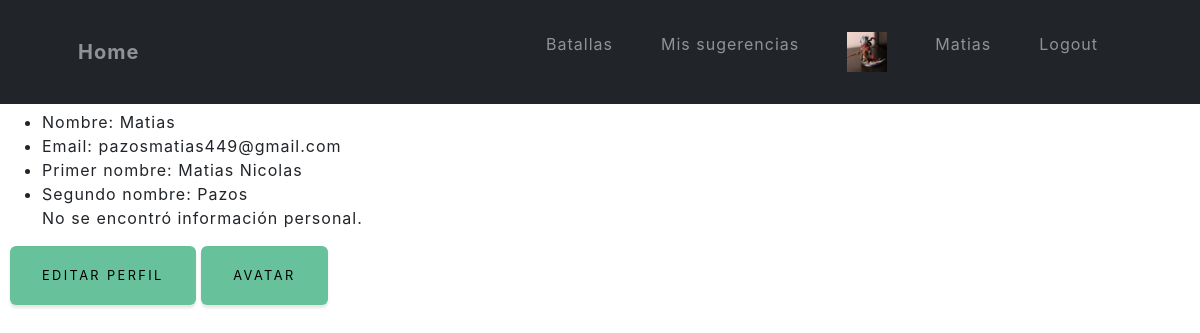
/perfil/ (signed in), run on an earlier commit of the app's database.
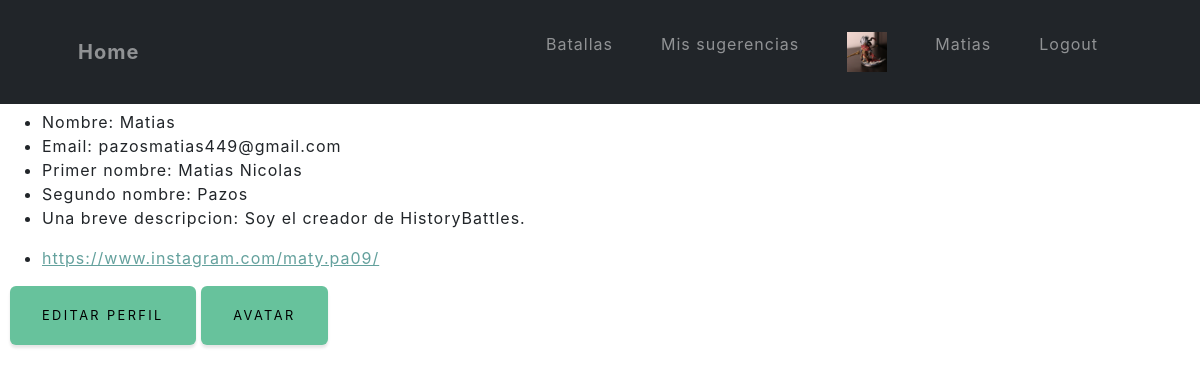
And on a later commit of the database.
### perfil/models.py (models this page shows, shortened)
class InfoPersonal(models.Model):
    user = models.OneToOneField(User, on_delete=models.CASCADE)
    descripcion = models.TextField()
    enlace = models.URLField(max_length=200)

### perfil/views.py (the view)
# urls.py: path('', views.perfilview, name="Perfil" ),
@login_required
def perfilview(request):
    avatar = getAvatar(request)
    usuario = request.user
    informacion_personal = InfoPersonal.objects.filter(user=usuario).first()
    if request.method == 'POST':
        form = UserEditForm(request.POST, instance=request.user)
        if form.is_valid():
            form.save()
            return redirect('perfil')
    else:
        form = UserEditForm(instance=request.user)
    return render(request, 'perfil/perfil.html', {'form': form, 'informacion_personal': informacion_personal, 'avatar': avatar})

### perfil/views.py (called while the page is built)
def getAvatar(request):
    avatar = Avatar.objects.filter(user = request.user.id)
    try:
        avatar = avatar[0].image.url
    except:
        avatar = None
    return avatar

### perfil/templates/perfil/perfil.html
{% extends "HistoryBattlesApp/base.html" %}
{% load static %}
{% block changesContent %}
    <div>
        <ul>
        <li>Nombre: {{ user.username }}</li>
        <li>Email: {{ user.email }}</li>
        <li>Primer nombre: {{ user.first_name }}</li>
        <li>Segundo nombre: {{ user.last_name }}</li>
        {% if informacion_personal %}
            <li><p>Una breve descripcion: {{ informacion_personal.descripcion }}</p></li>
            <li><a href="{{ informacion_personal.enlace }}">{{ informacion_personal.enlace }}</a></li>
        {% else %}
            <p>No se encontró información personal.</p>
        {% endif %}
    </ul>
    <a href="/perfil/editar" class="btn btn-success" style="text-decoration: none; color: black;">Editar Perfil</a>
    <a href="/perfil/avatar" class="btn btn-success" style="text-decoration: none; color: black;">Avatar</a>
  </div>
{% endblock %}

### HistoryBattlesApp/templates/HistoryBattlesApp/base.html (shortened to what this page needs)
<!DOCTYPE html>
<html lang="en">
<head>
    {% load static %}
    <link rel="stylesheet" href="{% static 'HistoryBattlesApp/css/styles.css'%}">
    <link rel="stylesheet" href="{% static 'HistoryBattlesApp/css/myStyle.css'%}">
</head>
<body>
    <nav class="navbar navbar-expand-lg  fixed-top bg-dark" id="mainNav">
        <div class="container px-4 px-lg-5">
            <a class="navbar-brand navText" href="{% url 'Home' %}">Home</a>
            <div class="collapse navbar-collapse" id="navbarResponsive">
                <ul class="navbar-nav ms-auto">
                    <li class="nav-item"><a class="nav-link navText" href="{% url 'Batallas' %}">Batallas</a></li>
                    <li class="nav-item"><a class="nav-link navText" href="{% url 'Blog' %}">Mis sugerencias</a></li>
                    <li class="nav-item"><a class="nav-link navText" href=""><img src="{{avatar}}" width="40px" alt=""></a></li>
                    <li class="nav-item"><a class="nav-link navText" href="{% url 'Perfil' %}">{{user.username}}</a></li>
                    <li class="nav-item"><a class="nav-link navText" href="{% url 'Logout' %}">Logout</a></li>
                </ul>
            </div>
        </div>
    </nav>
    <div class="contenido">
        {% block changesContent %}
        {% endblock %}
    </div>
    <div class="spaceContent">
    </div>
</body>
</html>

### HistoryBattlesApp/static/HistoryBattlesApp/css/myStyle.css (style rules this page uses)
.contenido { margin-top: 100px !important; padding: 10px; }
.spaceContent { margin-top: 10px !important; padding: 5px; }

What changed in the data, as far as the page shows it:
added InfoPersonal: descripcion "Soy el creador de HistoryBattles.", enlace "https://www.instagram.com/maty.pa09/"
Also different on the page:
text no longer shown: "No se encontró información personal."
text now shown: "Una breve descripcion:"
